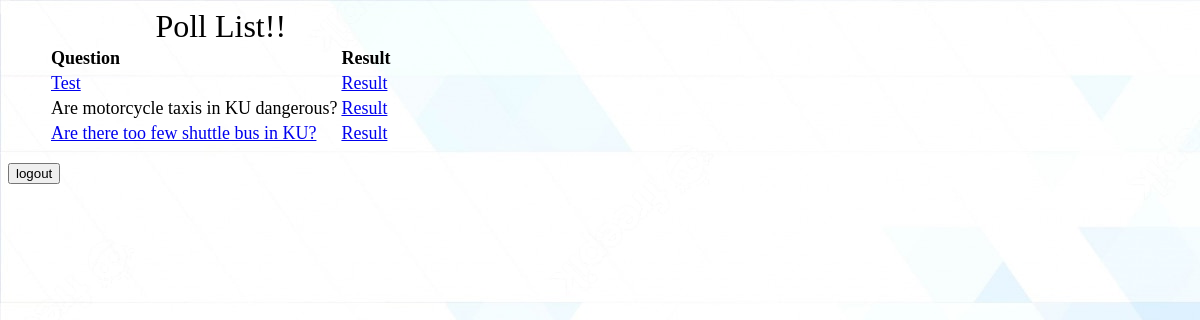
The page /polls/ (signed in) on the database its author committed.
### polls/models.py (models this page shows, shortened)
class Question(models.Model):
    question_text = models.CharField(max_length=200)
    pub_date = models.DateTimeField('date published')
    end_date = models.DateTimeField('end date', null=True, blank=True)
    def can_vote(self):
        now = timezone.localtime()
        if self.end_date == None:
            return self.pub_date <= now
        return self.pub_date <= now <= self.end_date

### polls/views.py (the view)
# urls.py: path('', views.IndexView.as_view(), name='index'),
class IndexView(generic.ListView):
    template_name = 'polls/index.html'
    context_object_name = 'latest_question_list'
    def get_queryset(self):
        return Question.objects.filter(
            pub_date__lte=timezone.localtime()
        ).order_by('-pub_date')[:5]

### polls/templates/polls/index.html
{% load static %}
<link rel="stylesheet" type="text/css" href="{% static 'polls/style.css' %}">
{% if latest_question_list %}
<ul>
    <table class="question">
        <thead>
            <caption>Poll List!!</caption>
            <tr>
                <th>Question</th>
                <th>Result</th>
            </tr>
        </thead>
        <tbody>
            {% for question in latest_question_list %}
                {% if question.can_vote %}
                <tr>
                    <td><a href="{% url 'polls:detail' question.id %}">{{ question.question_text }}</a></td>
                    <td><a href="{% url 'polls:results' question.id %}">Result</a></td>
                </tr>
                {% else %}
                <tr>
                    <td>{{question.question_text}}</td>
                    <td><a href="{% url 'polls:results' question.id %}">Result</a></td>
                </tr>
                {% endif %}
                {% endfor %}
        </tbody>
    </table>
</ul>
{% else %}
    <p>No polls are available.</p>
{% endif %}
{% if user.is_authenticated %}
    <a href="http://127.0.0.1:8000/accounts/logout"><button type="button" data-inline="true">{{ "logout" }}</button></a>
{% else %}
    <a href="http://127.0.0.1:8000/accounts/login"><button type="button" data-inline="true">{{ "login" }}</button></a>
    <a href="http://127.0.0.1:8000/accounts/logout"><button type="button" data-inline="true">{{ "logout" }}</button></a>
{% endif %}

### polls/static/polls/style.css (style rules this page uses)
.question caption { color: black; font-size: xx-large; text-align: center; }
.question th { color: black; font-size: large; text-align: left; }
.question td { color: black; font-size: large; text-align: left; }

### rows shown on the page
Question: question_text "Test"
Question: question_text "Are motorcycle taxis in KU dangerous?"
Question: question_text "Are there too few shuttle bus in KU?"

### other values the page prints
{{ "logout" }} "logout"
